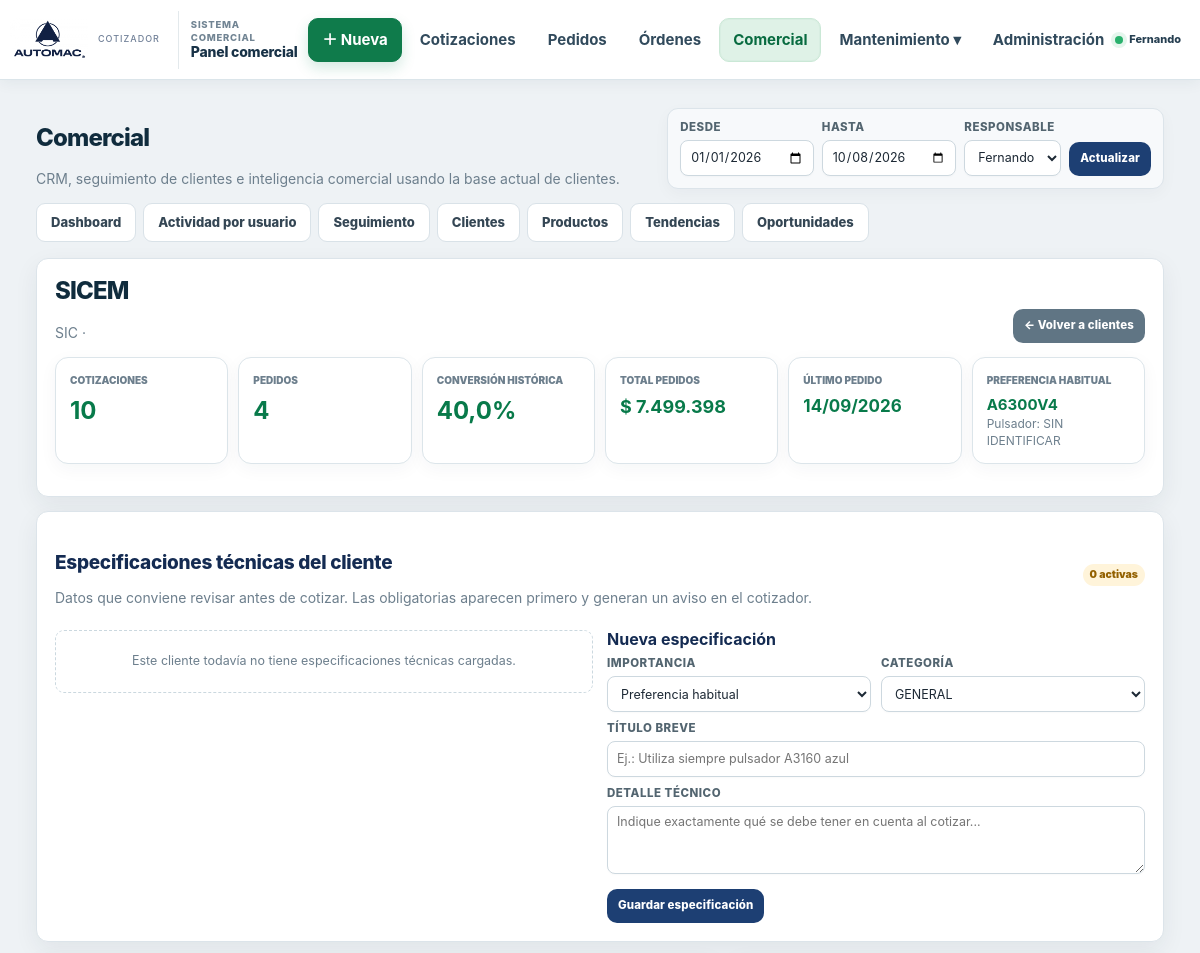
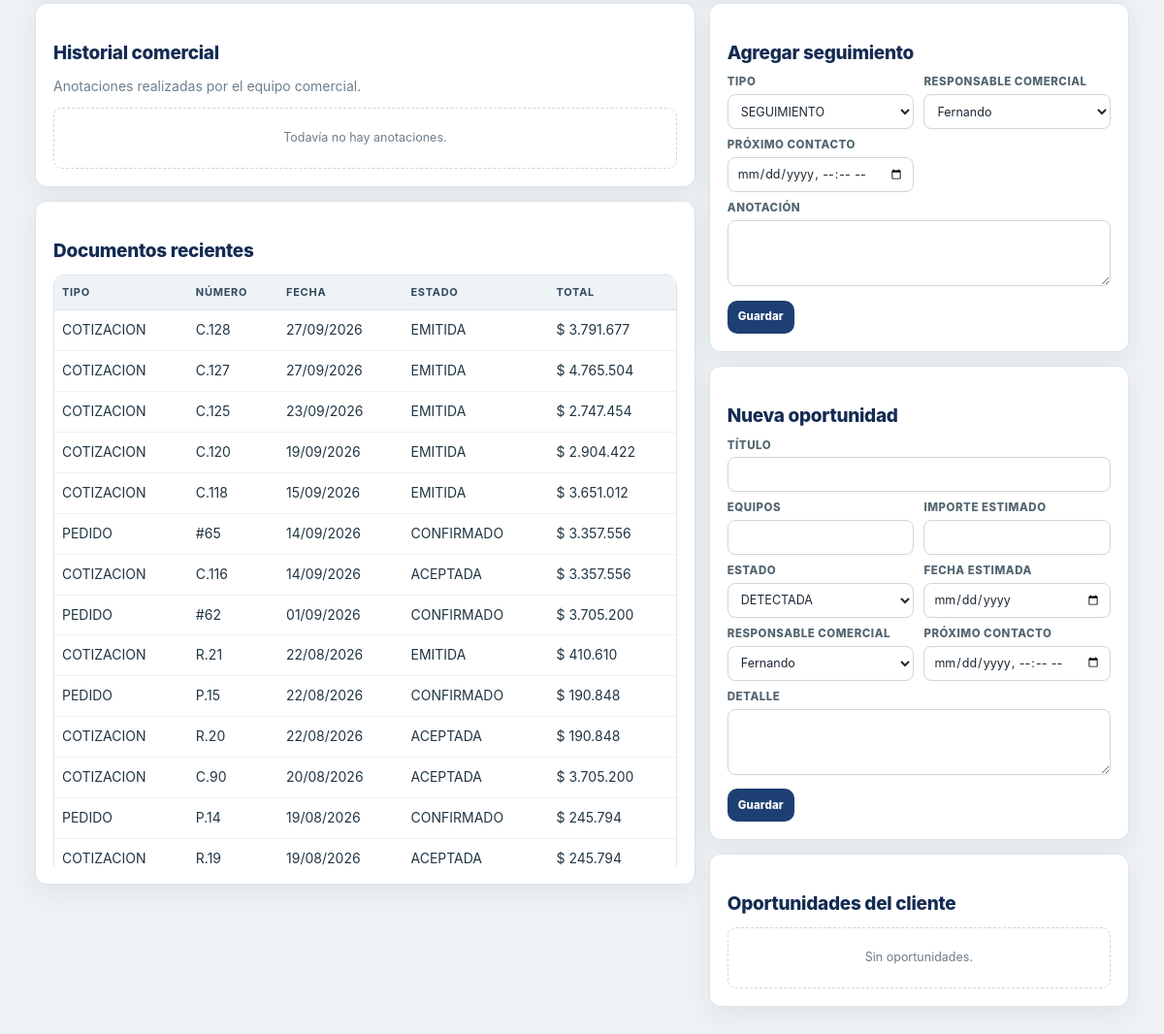
The app's page /comercial.php?tab=cliente&cliente_id=344 (signed in) with its own data (2 pictures, top to bottom).
### tables this page shows
CREATE TABLE `usuarios` (
  `usuario_id` int(10) UNSIGNED NOT NULL,
  `usuario_login` varchar(50) NOT NULL,
  `usuario_nombre` varchar(120) NOT NULL,
  `usuario_password` varchar(255) NOT NULL,
  `usuario_rol` enum('ADMINISTRADOR','COMERCIAL','TECNICO') NOT NULL,
  `usuario_activo` enum('SI','NO') NOT NULL DEFAULT 'SI',
  `usuario_debe_cambiar_clave` enum('SI','NO') NOT NULL DEFAULT 'SI',
  `usuario_ultimo_acceso` datetime DEFAULT NULL,
  `usuario_creado` datetime NOT NULL DEFAULT current_timestamp(),
  `usuario_modificado` datetime DEFAULT NULL
);

CREATE TABLE `clientes` (
  `clientes_id` int(10) UNSIGNED NOT NULL,
  `clientes_origen_id` int(11) DEFAULT NULL,
  `clientes_codigo` varchar(30) NOT NULL,
  `clientes_numero_bejerman` int(11) DEFAULT NULL,
  `clientes_nomfantasia` varchar(150) NOT NULL,
  `clientes_razonsocial` varchar(200) DEFAULT NULL,
  `clientes_provincia` varchar(100) DEFAULT NULL,
  `clientes_telefono` varchar(100) DEFAULT NULL,
  `clientes_celular` varchar(100) DEFAULT NULL,
  `clientes_emails` varchar(500) DEFAULT NULL,
  `clientes_contacto` varchar(150) DEFAULT NULL,
  `clientes_socio_cecaf_numero` varchar(30) DEFAULT NULL,
  `clientes_cecaf_ultima_actualizacion` datetime DEFAULT NULL,
  `clientes_categoria` int(10) UNSIGNED DEFAULT NULL,
  `clientes_nota` text DEFAULT NULL,
  `clientes_d1` decimal(5,2) NOT NULL DEFAULT 0.00,
  `clientes_d2` decimal(5,2) NOT NULL DEFAULT 0.00,
  `clientes_d3` decimal(5,2) NOT NULL DEFAULT 0.00,
  `clientes_habilitado` enum('SI','NO') NOT NULL DEFAULT 'SI',
  `clientes_fecha_creacion` datetime NOT NULL DEFAULT current_timestamp(),
  `clientes_fecha_modificacion` datetime NOT NULL DEFAULT current_timestamp() ON UPDATE current_timestamp()
);

### comercial.php (the view, shortened to what the rows shown need)
<?php
require_once 'conexion.php';
require_once 'auth.php';
require_once 'sistema_comercial.php';
require_once 'comercial_crm.php';
require_once 'cliente_especificaciones.php';
$tab=strtolower(trim((string)($_GET['tab']??'dashboard')));
$usuario=comercialUsuarioActual();
$responsables=comercialResponsables($conexion);
$desde=trim((string)($_GET['desde']??date('Y-01-01'))); $hasta=trim((string)($_GET['hasta']??date('Y-m-d')));
$desdeSql=$desde.' 00:00:00'; $hastaSql=$hasta.' 23:59:59';
$clientes=array(); $r=$conexion->query("SELECT clientes_id,clientes_codigo,clientes_nomfantasia,clientes_razonsocial,clientes_contacto,clientes_telefono,clientes_celular,clientes_emails FROM clientes WHERE clientes_habilitado='SI' ORDER BY clientes_nomfantasia"); if($r)while($x=$r->fetch_assoc())$clientes[]=$x;
function consultaUna(mysqli $c,string $sql,array $params=array(),string $types=''): array{
    if(!$params){$r=$c->query($sql);return $r?($r->fetch_assoc()?:array()):array();}
    $st=$c->prepare($sql); if(!$st)return array(); $st->bind_param($types,...$params); $st->execute(); $x=$st->get_result()->fetch_assoc()?:array(); $st->close(); return $x;
}
function consultaVarias(mysqli $c,string $sql,array $params=array(),string $types=''): array{
    $out=array(); if(!$params){$r=$c->query($sql);if($r)while($x=$r->fetch_assoc())$out[]=$x;return $out;}
    $st=$c->prepare($sql); if(!$st)return $out; $st->bind_param($types,...$params); $st->execute(); $r=$st->get_result(); while($x=$r->fetch_assoc())$out[]=$x; $st->close(); return $out;
}
$pulsRows=consultaVarias($conexion,"SELECT DATE_FORMAT(p.fecha_creacion,'%Y-%m') mes,d.descripcion,d.cantidad FROM pedidos p JOIN pedidos_detalle d ON d.pedido_id=p.pedido_id WHERE p.estado<>'ANULADO' AND p.fecha_creacion BETWEEN ? AND ? AND d.modulo='SENALIZACION' AND (d.concepto LIKE '%Botonera%' OR d.concepto LIKE '%Pulsador%')",array($desdeSql,$hastaSql),'ss');
$pulsMes=array(); foreach($pulsRows as $x){$m=$x['mes'];$modelo=comercialExtraerModeloPulsador((string)$x['descripcion']);$pulsMes[$m][$modelo]=($pulsMes[$m][$modelo]??0)+(float)$x['cantidad'];}
$clienteId=(int)($_GET['cliente_id']??0); $clienteFicha=$clienteId>0?comercialCliente($conexion,$clienteId):null;
$clienteSeg=array();$clienteOps=array();$clienteStats=array();$clienteDocs=array();$clientePrefs=array();$clienteEspecificaciones=array();$clienteEspecificacionesHistoricas=array();
if($clienteFicha){
    $clienteEspecificaciones=especificacionesTecnicasCliente($conexion,$clienteId,true);
    $clienteSeg=consultaVarias($conexion,"SELECT * FROM comercial_seguimientos WHERE cliente_id=? ORDER BY fecha_creacion DESC LIMIT 100",array($clienteId),'i');
    $clienteOps=consultaVarias($conexion,"SELECT * FROM comercial_oportunidades WHERE cliente_id=? ORDER BY fecha_creacion DESC LIMIT 100",array($clienteId),'i');
    $clienteStats=consultaUna($conexion,"SELECT (SELECT COUNT(*) FROM cotizaciones WHERE cliente_id=? AND cotizacion_numero IS NOT NULL AND estado<>'ANULADA') cotizaciones,(SELECT COUNT(*) FROM pedidos WHERE cliente_id=? AND pedido_numero IS NOT NULL AND estado<>'ANULADO') pedidos,(SELECT COUNT(*) FROM cotizaciones c WHERE c.cliente_id=? AND c.cotizacion_numero IS NOT NULL AND c.estado<>'ANULADA' AND EXISTS(SELECT 1 FROM pedidos p WHERE p.cotizacion_id=c.cotizacion_id AND p.estado<>'ANULADO')) convertidas,(SELECT COALESCE(SUM(total),0) FROM pedidos WHERE cliente_id=? AND pedido_numero IS NOT NULL AND estado<>'ANULADO') total_pedidos,(SELECT MAX(fecha_creacion) FROM pedidos WHERE cliente_id=? AND estado<>'ANULADO') ultimo_pedido",array($clienteId,$clienteId,$clienteId,$clienteId,$clienteId),'iiiii');
    $clienteDocs=consultaVarias($conexion,"(SELECT 'COTIZACION' tipo,cotizacion_id id,cotizacion_numero numero,fecha_creacion fecha,total,estado FROM cotizaciones WHERE cliente_id=? AND cotizacion_numero IS NOT NULL) UNION ALL (SELECT 'PEDIDO',pedido_id,pedido_numero,fecha_creacion,total,estado FROM pedidos WHERE cliente_id=? AND pedido_numero IS NOT NULL) ORDER BY fecha DESC LIMIT 40",array($clienteId,$clienteId),'ii');
    $prefControl=consultaVarias($conexion,"SELECT d.descripcion,SUM(d.cantidad) cantidad FROM pedidos p JOIN pedidos_detalle d ON d.pedido_id=p.pedido_id WHERE p.cliente_id=? AND p.estado<>'ANULADO' AND d.modulo='CONTROL' AND d.concepto='Base' GROUP BY d.descripcion ORDER BY cantidad DESC LIMIT 20",array($clienteId),'i');
    $prefPuls=consultaVarias($conexion,"SELECT d.descripcion,SUM(d.cantidad) cantidad FROM pedidos p JOIN pedidos_detalle d ON d.pedido_id=p.pedido_id WHERE p.cliente_id=? AND p.estado<>'ANULADO' AND d.modulo='SENALIZACION' AND (d.concepto LIKE '%Botonera%' OR d.concepto LIKE '%Pulsador%') GROUP BY d.descripcion ORDER BY cantidad DESC LIMIT 20",array($clienteId),'i');
    $aggC=array();foreach($prefControl as $x){$m=comercialExtraerModeloControl((string)$x['descripcion']);$aggC[$m]=($aggC[$m]??0)+(float)$x['cantidad'];}arsort($aggC);
    $aggP=array();foreach($prefPuls as $x){$m=comercialExtraerModeloPulsador((string)$x['descripcion']);$aggP[$m]=($aggP[$m]??0)+(float)$x['cantidad'];}arsort($aggP);
    $clientePrefs=array('control'=>array_key_first($aggC)?:'—','pulsador'=>array_key_first($aggP)?:'—');
}
?>
<!doctype html><html lang="es"><head><meta charset="utf-8"><meta name="viewport" content="width=device-width,initial-scale=1"><title>Comercial CRM</title>
</head><body>
<?php require __DIR__.'/menu.php'; ?>
<main class="wrap">
<div class="hero"><div><h1>Comercial</h1></div></div>
<?php if($tab==='cliente'&&$clienteFicha): ?>
<div class="panel"><div class="hero"><div><h1><?=comercialEsc($clienteFicha['clientes_nomfantasia'])?></h1><p><?=comercialEsc($clienteFicha['clientes_codigo'])?> · <?=comercialEsc($clienteFicha['clientes_razonsocial']??'')?></p></div><a class="btn gray" href="comercial.php?tab=clientes">← Volver a clientes</a></div><div class="kpis"><div class="kpi"><small>Cotizaciones</small><strong><?=(int)($clienteStats['cotizaciones']??0)?></strong></div><div class="kpi"><small>Pedidos</small><strong><?=(int)($clienteStats['pedidos']??0)?></strong></div><div class="kpi"><small>Conversión histórica</small><strong><?=(int)($clienteStats['cotizaciones']??0)>0?number_format(((int)$clienteStats['convertidas']/(int)$clienteStats['cotizaciones'])*100,1,',','.'):'0,0'?>%</strong></div><div class="kpi"><small>Total pedidos</small><strong style="font-size:18px"><?=comercialMoneda($clienteStats['total_pedidos']??0)?></strong></div><div class="kpi"><small>Último pedido</small><strong style="font-size:17px"><?=comercialFecha($clienteStats['ultimo_pedido'])?></strong></div><div class="kpi"><small>Preferencia habitual</small><strong style="font-size:15px"><?=comercialEsc($clientePrefs['control']??'—')?></strong><span>Pulsador: <?=comercialEsc($clientePrefs['pulsador']??'—')?></span></div></div></div>
<section class="panel" id="especificaciones_tecnicas_cliente"><div class="hero" style="align-items:center;margin-bottom:10px"><div><h2>Especificaciones técnicas del cliente</h2><div class="sub">Datos que conviene revisar antes de cotizar. Las obligatorias aparecen primero y generan un aviso en el cotizador.</div></div><span class="pill <?=count($clienteEspecificaciones)?'':'warn'?>"><?=count($clienteEspecificaciones)?> activas</span></div>
<div class="grid2"><div><?php if(!$clienteEspecificaciones):?><div class="empty">Este cliente todavía no tiene especificaciones técnicas cargadas.</div><?php endif;?></div>
<div><h3>Nueva especificación</h3><form method="post" class="formgrid"><div><label>Importancia</label><select name="tipo"><option value="PREFERENCIA" selected>Preferencia habitual</option></select></div><div><label>Categoría</label><select name="categoria"><option>GENERAL</option></select></div><div class="full"><label>Título breve</label><input name="titulo" maxlength="180" required placeholder="Ej.: Utiliza siempre pulsador A3160 azul"></div><div class="full"><label>Detalle técnico</label><textarea name="detalle" required placeholder="Indique exactamente qué se debe tener en cuenta al cotizar..."></textarea></div><div><button class="btn">Guardar especificación</button></div></form></div></div>
</section>
<div class="two-col-client"><div><section class="panel"><h2>Historial comercial</h2><div class="sub">Anotaciones realizadas por el equipo comercial.</div><?php if(!$clienteSeg):?><div class="empty">Todavía no hay anotaciones.</div><?php endif;?></section><section class="panel"><h2>Documentos recientes</h2><div class="tablewrap"><table><tr><th>Tipo</th><th>Número</th><th>Fecha</th><th>Estado</th><th>Total</th></tr><?php foreach($clienteDocs as $d):?><tr><td><?=comercialEsc($d['tipo'])?></td><td><?=comercialEsc($d['numero'])?></td><td><?=comercialFecha($d['fecha'])?></td><td><?=comercialEsc($d['estado'])?></td><td><?=comercialMoneda($d['total'])?></td></tr><?php endforeach;?></table></div></section></div><aside><section class="panel"><h2>Agregar seguimiento</h2><form method="post" class="formgrid"><div><label>Tipo</label><select name="tipo"><option>SEGUIMIENTO</option></select></div><div><label>Responsable comercial</label><select name="responsable_id" required><?php foreach($responsables as $ru):?><option value="<?=(int)$ru['usuario_id']?>"<?=(int)$ru['usuario_id']===(int)$usuario['id']?' selected':''?>><?=comercialEsc($ru['usuario_nombre'])?></option><?php endforeach;?></select></div><div><label>Próximo contacto</label><input type="datetime-local" name="proximo_contacto"></div><div class="full"><label>Anotación</label><textarea name="nota" required></textarea></div><div><button class="btn">Guardar</button></div></form></section><section class="panel"><h2>Nueva oportunidad</h2><form method="post" class="formgrid"><div class="full"><label>Título</label><input name="titulo" required></div><div><label>Equipos</label><input type="number" name="equipos_estimados" min="0"></div><div><label>Importe estimado</label><input type="number" name="importe_estimado" min="0" step="0.01"></div><div><label>Estado</label><select name="estado"><option>DETECTADA</option></select></div><div><label>Fecha estimada</label><input type="date" name="fecha_estimada"></div><div><label>Responsable comercial</label><select name="responsable_id" required><?php foreach($responsables as $ru):?><option value="<?=(int)$ru['usuario_id']?>"<?=(int)$ru['usuario_id']===(int)$usuario['id']?' selected':''?>><?=comercialEsc($ru['usuario_nombre'])?></option><?php endforeach;?></select></div><div><label>Próximo contacto</label><input type="datetime-local" name="proximo_contacto"></div><div class="full"><label>Detalle</label><textarea name="descripcion"></textarea></div><div><button class="btn">Guardar</button></div></form></section><section class="panel"><h2>Oportunidades del cliente</h2><?php if(!$clienteOps):?><div class="empty">Sin oportunidades.</div><?php endif;?></section></aside></div>
<?php elseif($tab==='cliente'): ?><div class="alert err">Cliente no encontrado.</div><?php endif; ?>
</main></body></html>

### menu.php (shortened to what the rows shown need)
<?php
$usuarioMenu = function_exists('usuarioActual') ? usuarioActual() : null;
$nombreUsuarioMenu = (string)($usuarioMenu['nombre'] ?? 'Usuario');
?>
<link rel="stylesheet" href="automac-ui.css?v=20260920-v528">
<link rel="stylesheet" href="cotizador-v15.css?v=20260921-v150">
<div class="automac-shell" data-automac-shell>
    <header class="automac-topbar automac-topnav">
        <div class="automac-top-actions">
            <details class="automac-user-topmenu" name="automac-topmenu">
                <summary><span class="automac-status-dot"></span><strong><?= htmlspecialchars($nombreUsuarioMenu, ENT_QUOTES, 'UTF-8') ?></strong></summary>
            </details>
        </div>
    </header>
</div>

### records on screen
usuarios: usuario_nombre "Fernando"
clientes: clientes_nomfantasia "SICEM", clientes_codigo "SIC"

### other values on screen
$tituloPaginaMenu "Panel comercial"
$v "Dashboard"
$v "Actividad por usuario"
$v "Seguimiento"
$v "Clientes"
$v "Productos"
$v "Tendencias"
$v "Oportunidades"
$clienteStats['cotizaciones'] "10"
$clienteStats['pedidos'] "4"
comercialMoneda($clienteStats['total_pedidos']??0) "$ 7.499.398"
comercialFecha($clienteStats['ultimo_pedido']) "14/09/2026"
comercialEsc($clientePrefs['control']??'—') "A6300V4"
comercialEsc($clientePrefs['pulsador']??'—') "SIN IDENTIFICAR"
count($clienteEspecificaciones) "0"
